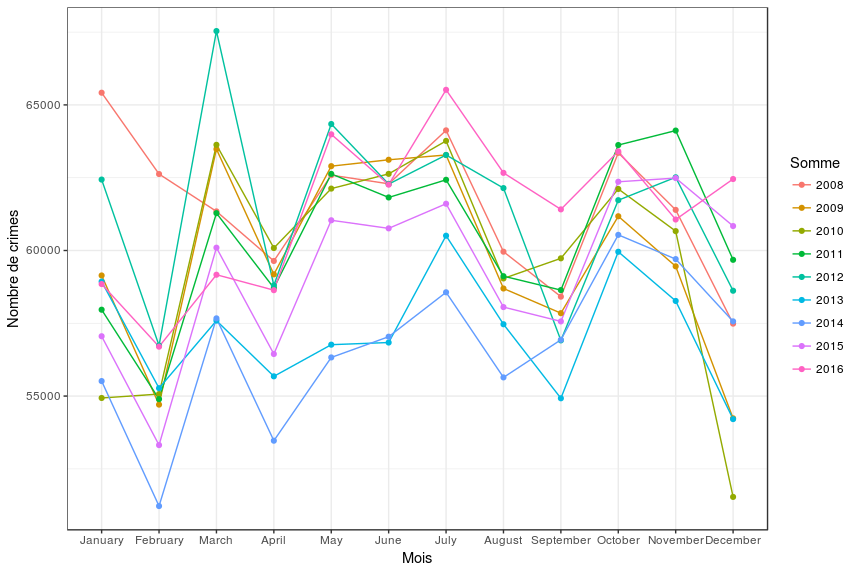

Generate this figure with R:
library(tidyverse)
require(anytime)


crimeByMonth <- tbl_df(cbm) %>% arrange(year,month_id)
head(crimeByMonth)

qplot(data = crimeByMonth, x= factor(month_id), y=total, geom = "line", color = factor(year), group = factor(year)) + 
  geom_point() +
  labs(x = "Mois", y = "Nombre de crimes", color = "Somme") + scale_x_discrete(labels = crimeByMonth$month_name) +
  theme_bw()


crimeByMonthAvg <- tbl_df(cbma) %>% arrange(month_id)
head(crimeByMonthAvg)

qplot(data = crimeByMonthAvg, x=factor(month_id), y=average, geom = "line", group =1)+
  geom_point() +
  labs(x = "Mois", y = "Nombre de crimes moyen")  + scale_x_discrete(labels = crimeByMonth$month_name)+ 
  theme_bw()
